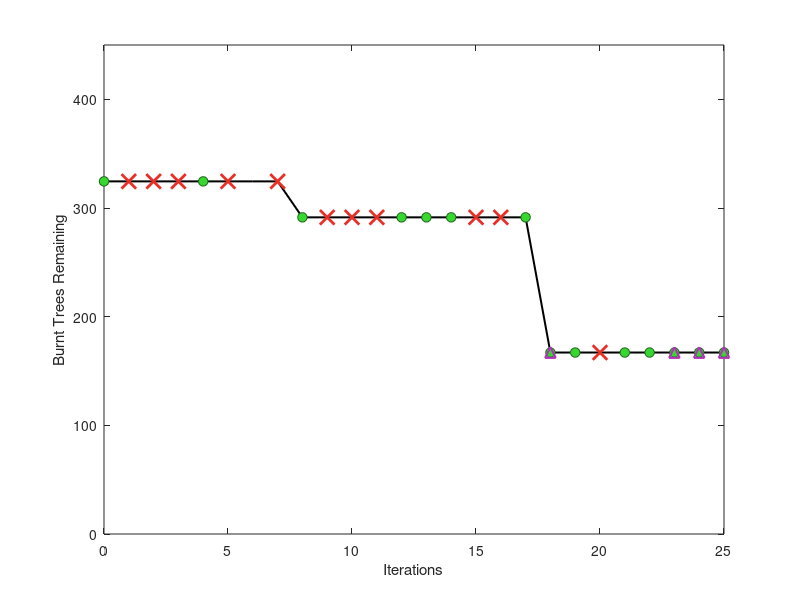

Reproduce this figure in MATLAB. (Note: this script raises an error after producing the figure.)
close all

X = 0:1:25;
Y = [ones(1,8)*324.5, ones(1,10)*291.4, ones(1,8)*167];

x_inf = [1,2,3,5,7,9,10,11,15,16,20];
y_inf = [ones(1,5)*324.5,ones(1,5)*291.4,167];

x_feas = [0 4 8 12 13 14 17 18 19 21 22 23 24 25];
y_feas = [324.5,324.5,ones(1,5)*291.4,ones(1,7)*167];

x_same = [18 23 24 25];
y_same = ones(1,4)*167;

fig = figure();

pi = plot(X,Y,'k-','LineWidth',1.45);
hold on

m = 7;
p1 = plot(x_inf,y_inf,'x','Color',[232, 46, 39]/255,'MarkerSize',1.5*m,'LineWidth',2);
p2 = plot(x_feas,y_feas,'o','MarkerFaceColor',[55, 214, 49]/255,'MarkerEdgeColor',[29, 102, 27]/255,'MarkerSize',m);
p3 = plot(x_same,y_same,'^','MarkerEdgeColor',[177, 50, 184]/255,'MarkerSize',1.1*m,'LineWidth',1.5);

ylim([0 450])
xlabel('Iterations')
ylabel('Burnt Trees Remaining')
ax = gca;
ax.Units = 'inches';
ax.Position(3) = ax.Position(1) +3.5;
ax.Position(4) = ax.Position(2) +2;

ax.FontSize = 12;
ax.FontName = 'Times';

legend([p1 p2 p3], 'Infeasible Suggestions', 'Feasible Suggestions', 'Repeat Fleet Effectiveness')